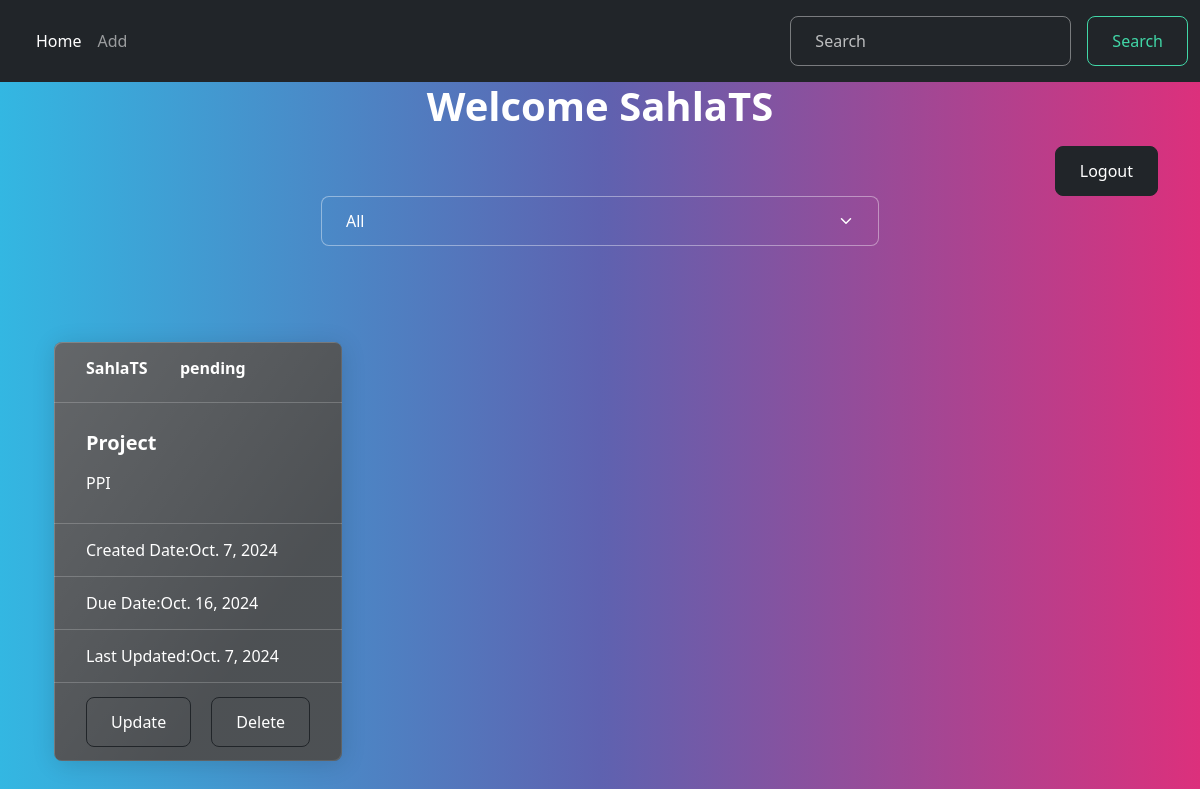
Screenshot of /task/list/ (signed in) with the database file from the repository.
### myapp/models.py (models this page shows, shortened)
class Task(models.Model):
    title=models.CharField(max_length=200)
    description=models.CharField(max_length=200)
    created_date=models.DateTimeField(auto_now_add=True)
    due_date=models.DateTimeField(null=True)
    updated_date=models.DateTimeField(auto_now=True)
    category_choices=(
        ("personal","personal"),
        ("business","business")
    )
    category=models.CharField(max_length=200,choices=category_choices,default="personal")
    status_choices=(
        ("pending","pending"),
        ("in-progress","in-progress"),
        ("done","done")
        )
    status=models.CharField(max_length=200,choices=status_choices,default="pending")
    user=models.ForeignKey(User,on_delete=models.CASCADE)

### myapp/views.py (the view)
# urls.py: path('task/list/',views.TaskListView.as_view(),name="task_list"),
@method_decorator(decs,name="dispatch")
class TaskListView(View):
    def get(self,request,*args,**kwargs):
        search_text=request.GET.get("search_text")
        selected_category=request.GET.get("category","all")
        if selected_category=="all":
            qs=Task.objects.filter(user=request.user)
        else:
            qs=Task.objects.filter(category=selected_category,user=request.user)
        if search_text!=None:
            qs=Task.objects.filter(user=request.user)
            qs=Task.objects.filter(Q(title_icontains=search_text)|Q(description_icontains=search_text))
        return render(request,"task_list.html",{"tasks":qs,"selected":selected_category})

### myapp/Templates/task_list.html (shortened to what this page needs)
{%extends 'base.html'%}
{%block main_block%}
<div class="container">
    <div><h1><center>Welcome {{request.user}}</center></h1>
        <div class="d-flex justify-content-end"><a href="{%url 'logout'%}" class="btn btn-dark">Logout</a></div></div>
 <div class="w-50 mx-auto">
   <form action="">
    <select name="category" id="" class="form-select" onchange="this.form.submit()">
    <option value="all" {%if selected == "all"%}selected{%endif%}>All</option>
    </select>
</div>
<div class="container mt-5">
    <div class="row">
{%for t in tasks%}
<div class="col-4">
    <div class="card text-bg-dark mb-3" style="max-width: 18rem;">
        <div class="card-header d-flex justify-content-between">
            <div> {{t.user}}</div>
            <div>{{t.status}}</div>
        </div>
        <div class="card-body">
            <h5 class="card-title">{{t.title}}</h5>
            <p class="card-text">{{t.description}}</p>
        </div>
        <div class="card-footer text-body-white d-flex justify-content-between">
            Created Date:{{t.created_date|date}}
            </div>
            <div class="card-footer text-body-white d-flex justify-content-between">
           Due Date:{{t.due_date|date}}
        </div>
        <div class="card-footer text-body-white d-flex justify-content-between">
            Last Updated:{{t.updated_date|date}}
        </div>
        <div class="card-footer text-body-white d-flex justify-content-between">
            <a class="btn btn-dark bg-secondary" href="{%url 'task_update' t.id%}" role="button">Update</a>
            <a class="btn btn-dark bg-secondary" href="{%url 'task_delete' t.id%}" role="button">Delete</a>
        </div>
    </div>
</div>
{%endfor%}
</div>
</div>
{%endblock%}

### rows the page displays
Task: user "SahlaTS", status "pending", title "Project", description "PPI", created_date "Oct. 7, 2024", due_date "Oct. 16, 2024", updated_date "Oct. 7, 2024"

### other values shown
{{ request.user }} "SahlaTS"
